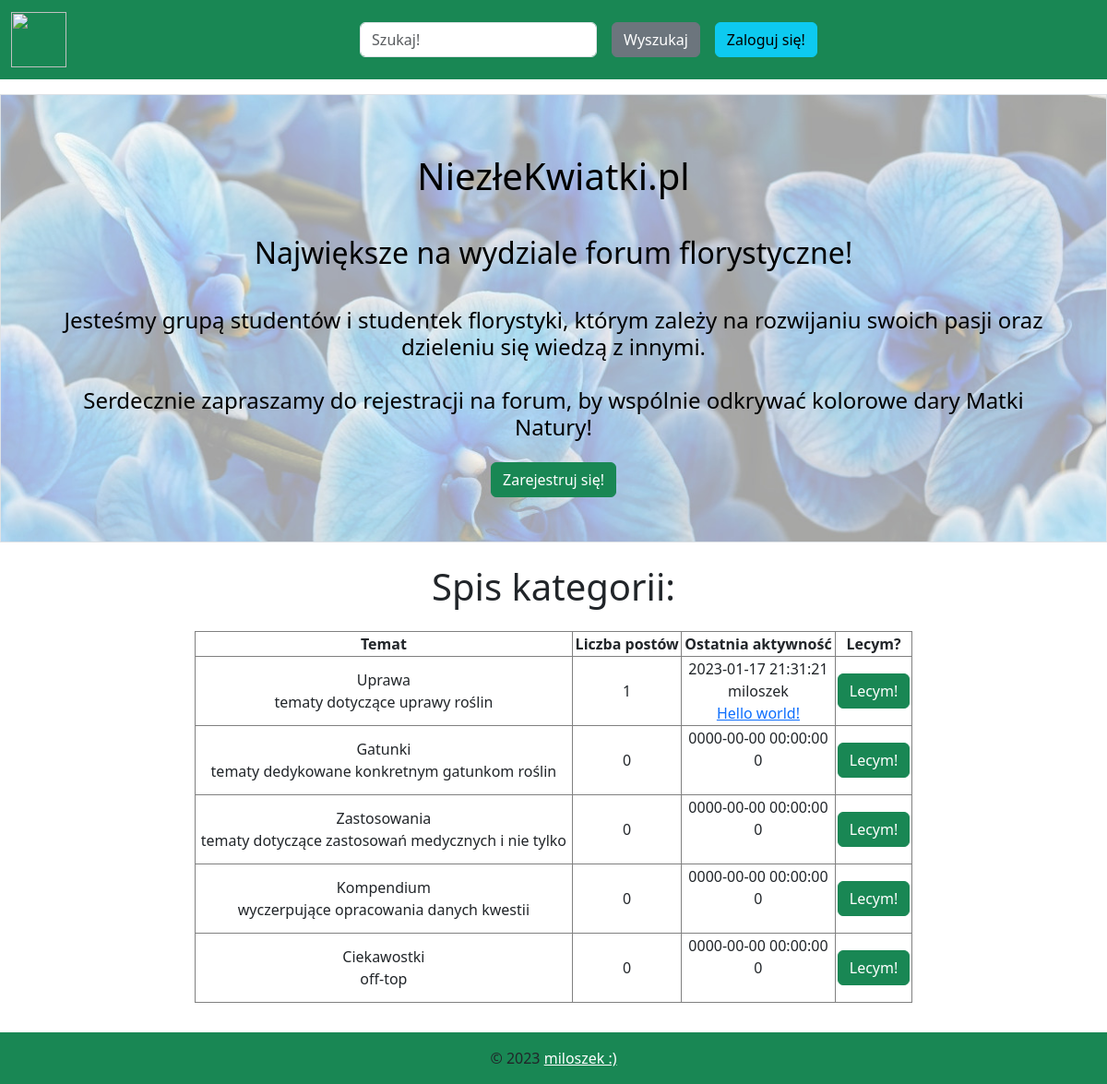
The page / on the database its author committed.
### tables this page shows
CREATE TABLE `niezlekwiatki_categories` (
  `category_id` int NOT NULL,
  `category_name` varchar(32) NOT NULL,
  `category_desc` text NOT NULL,
  `last_updated_when` datetime NOT NULL,
  `last_updated_by` varchar(32) NOT NULL,
  `number_of_posts` int NOT NULL,
  `last_updated_name` varchar(32) NOT NULL,
  `last_updated_id` int NOT NULL
);

### index.php (the view, shortened to what this page needs)
<!DOCTYPE html>
<html lang="en">
  <head>
    <link href="https://cdn.jsdelivr.net/npm/bootstrap@5.3.0-alpha1/dist/css/bootstrap.min.css" rel="stylesheet">
    <?php
    include 'autoryzacja.php';
    $conn = mysqli_connect($dbhost, $dbuser, $dbpass, $dbname) or die('Błąd połączenia z serwerem: '.mysqli_connect_error());
    ?>
  </head>
  <body>
   <nav class="navbar navbar-expand-lg bg-success mb-3">
    <div class="container-fluid">
    <a class="navbar-brand" href="./index.php"
      ><img
        class="d-inline-block align-top"
        src="./img/logo.png"
        width="60"
        height="60"
    /></a>
    <div class="collapse navbar-collapse justify-content-around flex-column flex-lg-row justify-content-center" id="navbarSupportedContent">
      <ul class="navbar-nav">
          <li class="nav-item text-center mx-2 py-3">
            <form action="search.php" method="get">
                <input
                  class="form-control"
                  name="search"
                  type="search"
                  placeholder="Szukaj!"
                  aria-label="Search">
              </li>
              <li class="nav-item mx-2 align-self-center">
                  <button
                    class="nav-item btn btn-secondary"
                    type='submit'
                  >
                    Wyszukaj
                  </button>
              </li>
              <?php
              if (!isset($_SESSION['user_id'])) {
                echo '<li class="nav-item align-self-center mx-2 py-3 py-lg-0" id="">';
                echo '<a class="nav-item btn btn-info ms-auto" type="button" href="./login.html">Zaloguj się!</a>';
                echo '</li>';
              }
              ?>
      </ul>
    </div>
  </div>
  </nav>
  <?php
  if (!isset($_SESSION['user_id'])) {
    echo '<div class="p-5 text-center border text-black" style="background-image: url(./img/hero.jpg); background-repeat: no-repeat; background-size: cover; ">';
    echo '<h1 class="p-3">NiezłeKwiatki.pl</h1>';
    echo '<h2 class="p-3">Największe na wydziale forum florystyczne!</h2>';
    echo '<h4 class="p-3">Jesteśmy grupą studentów i studentek florystyki, którym zależy na rozwijaniu swoich pasji oraz dzieleniu się wiedzą z innymi. <br><br>
    Serdecznie zapraszamy do rejestracji na forum, by wspólnie odkrywać kolorowe dary Matki Natury!</h4>';
    echo '<a type="button" class="btn btn-success" href="register.html">Zarejestruj się!</a>';
    echo '</div>';
  }
  ?>
  <div class="mt-4 text-center">
    <h1>Spis kategorii:</h1>
  </div>
  <div class="p-3 justify-content-center">
        <table class="table-bordered table-responsive justify-content-center col-8 text-center mx-auto">
            <thead>
                <tr>
                  <th scope="col">Temat</th>
                  <th scope="col" class="d-none d-sm-table-cell">Liczba postów</th>
                  <th scope="col" class="d-none d-sm-table-cell">Ostatnia aktywność</th>
                  <th scope="col">Lecym?</th>
                </tr>
              </thead>
            <?php
            $query = mysqli_query($conn, "SELECT * FROM niezlekwiatki_categories;") or die("Błąd przy łączeniu się z bazą danych (szkodno)...".mysqli_connect_error());
            while ($row = mysqli_fetch_array($query)) {
              echo '<tr>';
              echo '<td>'.$row['category_name'].'<br>';
              echo '<span>'.$row['category_desc'].'</span></td>';
              echo '<td class="d-none d-sm-table-cell">'.$row['number_of_posts'].'</td>';
              echo '<td class="d-none d-sm-table-cell"><span>'.$row['last_updated_when'].'</span><br>';
              echo '<span>'.$row['last_updated_by'].'</span><br>';
              echo '<a href="viewtopic.php?category_id='.$row['category_id'].'&topic_id='.$row['last_updated_id'].'">'.$row['last_updated_name'].'</a><br></td>';
              echo '<td><a type="button" class="btn btn-success" href="viewcategory.php?category_id='.$row['category_id'].'">Lecym!</td>';
              echo '</tr>';
            }
            ?>
        </table>
          </div>
  <footer class="bg-success text-center text-lg-start mt-3">
    <div class="text-center p-3">
      © 2023
      <a class="text-white" href="https://github.com/flashdens">miloszek :)</a>
    </div>
  </footer>
  </body>
  </html>

### rows shown on the page
niezlekwiatki_categories: category_name "Uprawa", category_desc "tematy dotyczące uprawy roślin", number_of_posts "1", last_updated_when "2023-01-17 21:31:21", last_updated_by "miloszek", last_updated_name "Hello world!"
niezlekwiatki_categories: category_name "Gatunki", category_desc "tematy dedykowane konkretnym gatunkom roślin", number_of_posts "0", last_updated_when "0000-00-00 00:00:00", last_updated_by "0"
niezlekwiatki_categories: category_name "Zastosowania", category_desc "tematy dotyczące zastosowań medycznych i nie tylko", number_of_posts "0", last_updated_when "0000-00-00 00:00:00", last_updated_by "0"
niezlekwiatki_categories: category_name "Kompendium", category_desc "wyczerpujące opracowania danych kwestii", number_of_posts "0", last_updated_when "0000-00-00 00:00:00", last_updated_by "0"
niezlekwiatki_categories: category_name "Ciekawostki", category_desc "off-top", number_of_posts "0", last_updated_when "0000-00-00 00:00:00", last_updated_by "0"
